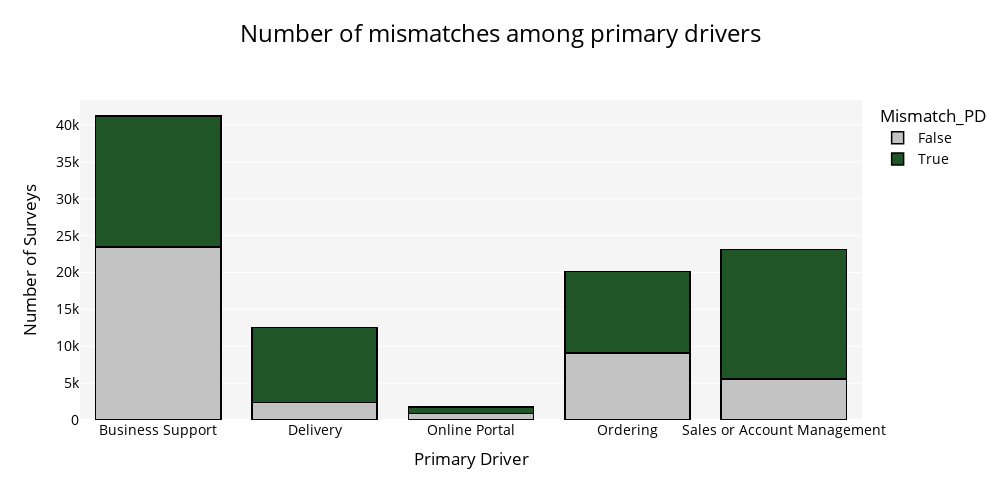

Source (notebook cell):
### Code cell
df_class = df.copy()

conditions = [
    df_class['Primary_Driver'] == 'Outlier',
    df_class['Primary_Driver'] == 'New Topic',
    df_class['Primary_Driver'] == 'No Topic'
]

choices = ['Outlier', 'New Topic', 'No Topic']

df_class['Class'] = np.select(conditions, choices, default='Existing Driver')

df_class = df_class[df_class['Class'] == 'Existing Driver']

df_class = df_class.groupby(['Primary_Driver', 'Mismatch_PD']).size().reset_index(name='Count')

fig = px.bar(df_class, 
             x='Primary_Driver', 
             y='Count', 
             color='Mismatch_PD',
             color_discrete_map={True: '#205527', False: '#C3C3C3'},
             title='Surveys per Country (Split by Outlier and Not Outlier)',
             labels={'Count': 'Number of Surveys', 'Country': 'Country'},
             barmode='stack')

fig.update_layout(
    height = 500,
    width = 1000,
    title={
        'text': 'Number of mismatches among primary drivers',
        'y': 0.95,
        'x': 0.5,
        'xanchor': 'center',
        'yanchor': 'top',
        'font': {
            'size': 24
        }
    },
    #xaxis_title="Country",

    xaxis=dict(
    title='Primary Driver',
    tickmode='linear'),
    
    yaxis_title="Number of Surveys",
    plot_bgcolor='#f5f5f5',
    paper_bgcolor='#ffffff',
    font=dict(
        size=14,
        color='#000000'
    ),
    bargap=0.2  # Gap between bars
)

fig.update_traces(
    #texttemplate='%{y}',
    textposition='outside',
    marker_line_color='rgb(0,0,0)',
    marker_line_width=1.5,
    opacity=1
)

fig.show()

### Figure 1 — Plotly figure (JSON) as saved in the notebook; plotly's stock layout.template omitted (floating-point values rounded to 4 significant figures)
{"data": [{"alignmentgroup": "True", "hovertemplate": "Mismatch_PD=False<br>Primary_Driver=%{x}<br>Number of Surveys=%{y}<extra></extra>", "legendgroup": "False", "marker": {"color": "#C3C3C3", "line": {"color": "rgb(0, 0, 0)", "width": 1.5}, "pattern": {"shape": ""}}, "name": "False", "offsetgroup": "False", "opacity": 1, "orientation": "v", "showlegend": true, "textposition": "outside", "type": "bar", "x": ["Business Support", "Delivery", "Online Portal", "Ordering", "Sales or Account Management"], "xaxis": "x", "y": [23437, 2384, 851, 9095, 5531], "yaxis": "y"}, {"alignmentgroup": "True", "hovertemplate": "Mismatch_PD=True<br>Primary_Driver=%{x}<br>Number of Surveys=%{y}<extra></extra>", "legendgroup": "True", "marker": {"color": "#205527", "line": {"color": "rgb(0, 0, 0)", "width": 1.5}, "pattern": {"shape": ""}}, "name": "True", "offsetgroup": "True", "opacity": 1, "orientation": "v", "showlegend": true, "textposition": "outside", "type": "bar", "x": ["Business Support", "Delivery", "Online Portal", "Ordering", "Sales or Account Management"], "xaxis": "x", "y": [17786, 10177, 916, 11016, 17596], "yaxis": "y"}], "layout": {"bargap": 0.2, "barmode": "stack", "font": {"color": "#000000", "size": 14}, "height": 500, "legend": {"title": {"text": "Mismatch_PD"}, "tracegroupgap": 0}, "paper_bgcolor": "#ffffff", "plot_bgcolor": "#f5f5f5", "title": {"font": {"size": 24}, "text": "Number of mismatches among primary drivers", "x": 0.5, "xanchor": "center", "y": 0.95, "yanchor": "top"}, "width": 1000, "xaxis": {"anchor": "y", "autorange": true, "domain": [0, 1], "range": [-0.5, 4.5], "tickmode": "linear", "title": {"text": "Primary Driver"}, "type": "category"}, "yaxis": {"anchor": "x", "autorange": true, "domain": [0, 1], "range": [0, 43390.0], "title": {"text": "Number of Surveys"}, "type": "linear"}}}
